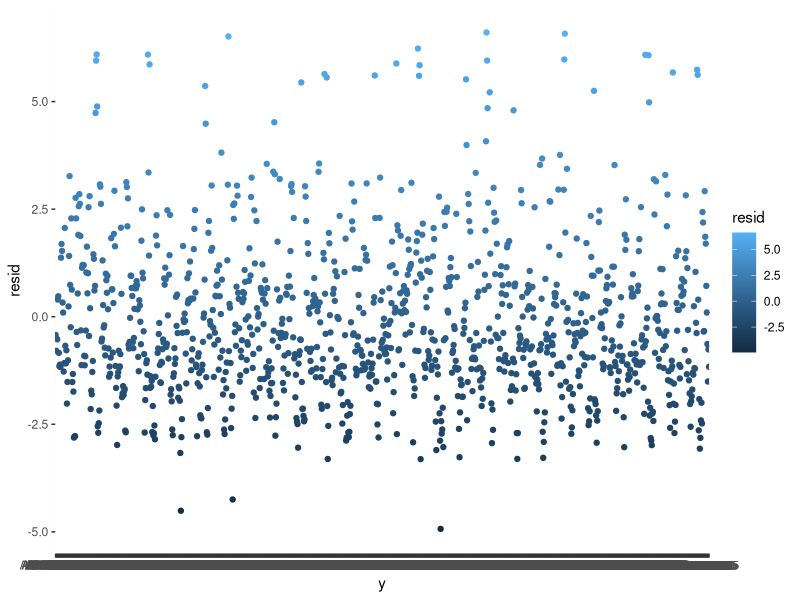
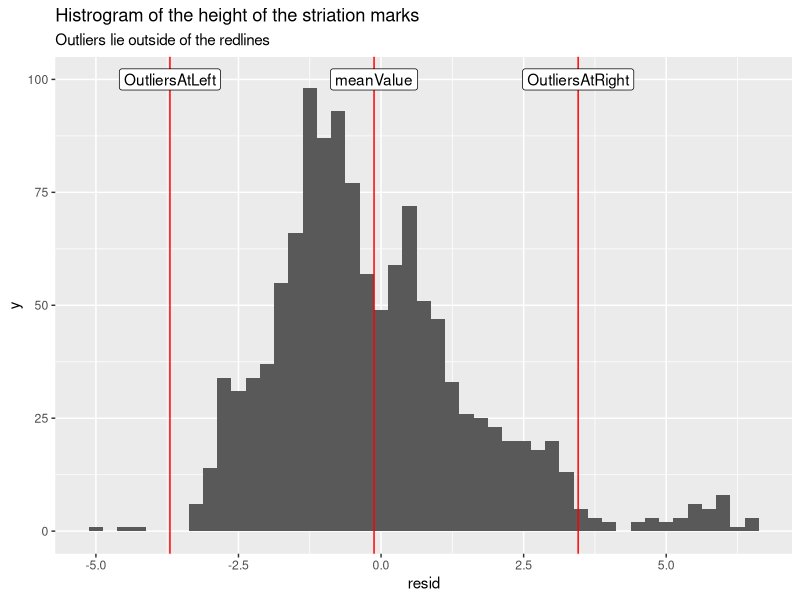

These figures' R source, in order:
## ---- chunk 1
# DONT DELETE LINES 1-12! 
knitr::opts_chunk$set(echo = TRUE, fig.width = 6, fig.height = 8,
                      fig.align = "center")
## ---- chunk 2
# In the brackets above, delete `eval = FALSE` before clicking `knit`
library(ggplot2)
library(readr)
bullet <- read.csv("bullet.csv")
head(bullet)
ggplot(data = bullet) + 
  geom_point(aes(x= y, y = resid, colour=resid))
## ---- chunk 3
# In the brackets above, delete `eval = FALSE` before clicking `knit`
summary(bullet)
## ---- chunk 4
# In the brackets above, delete `eval = FALSE` before clicking `knit`
library(tidyr)
myLines <- data.frame(meanValue = mean(bullet$resid), 
           OutliersAtLeft = mean(bullet$resid) - 2*sd(bullet$resid),
           OutliersAtRight = mean(bullet$resid) + 2*sd(bullet$resid))
myLines <- myLines %>% gather(id, value)
ggplot() + 
  geom_histogram(data = bullet, aes(x = resid), binwidth = .25) + 
  geom_vline(data = myLines, aes(xintercept = value), color = 'red') +
  geom_label(data = myLines, aes(x = value, y = 100, label = id))+
  ggtitle("Histrogram of the height of the striation marks",
          subtitle = "Outliers lie outside of the redlines")
